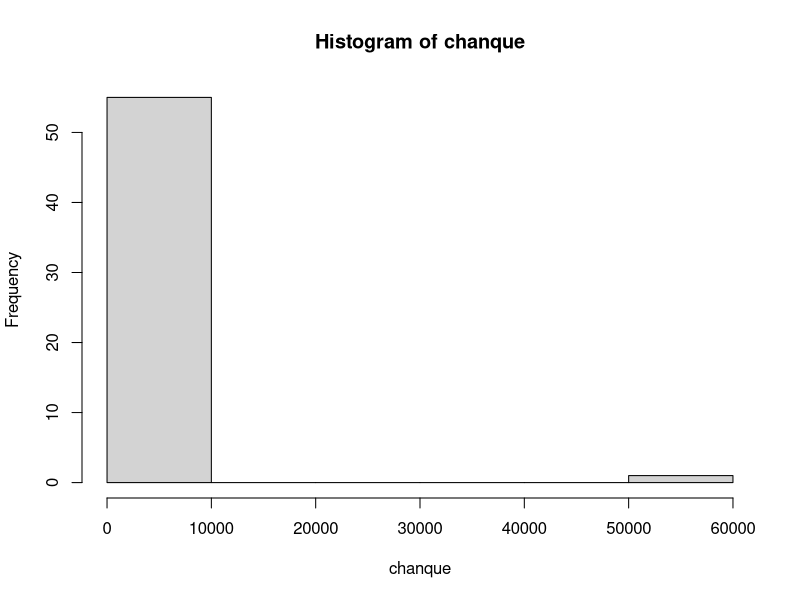
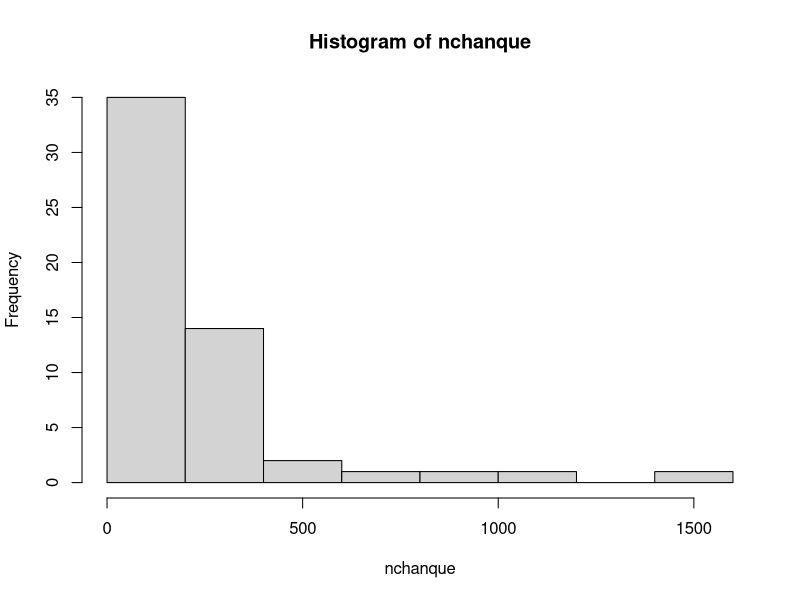
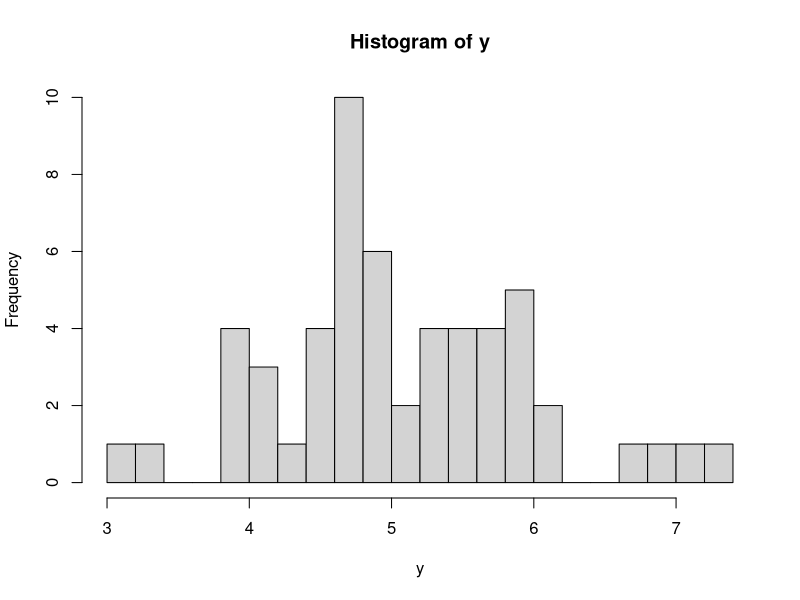
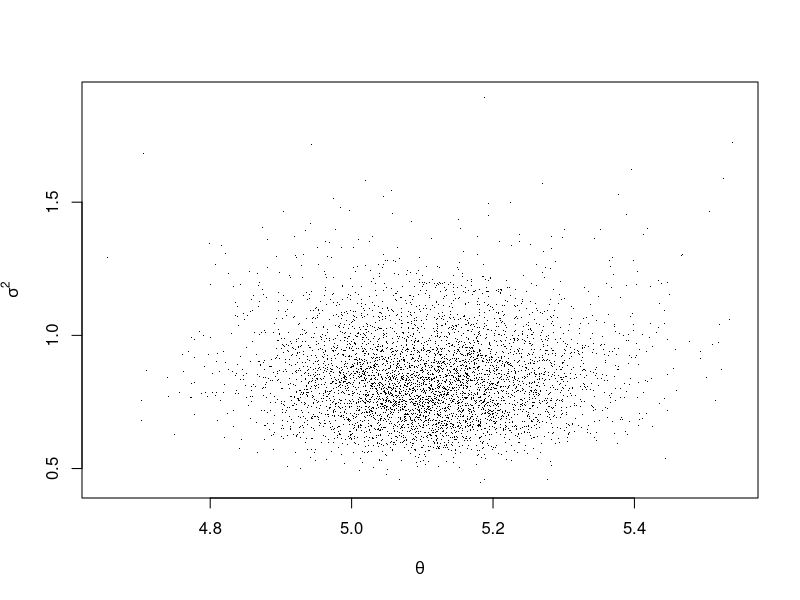
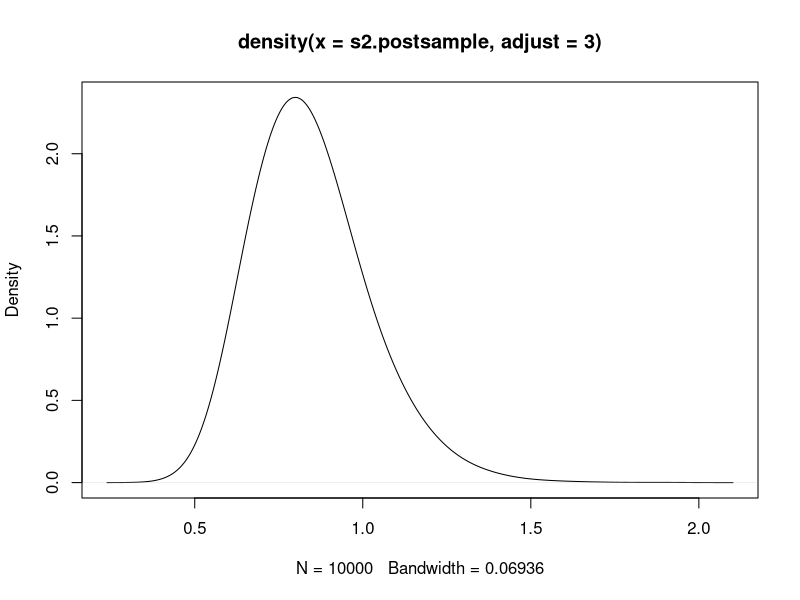
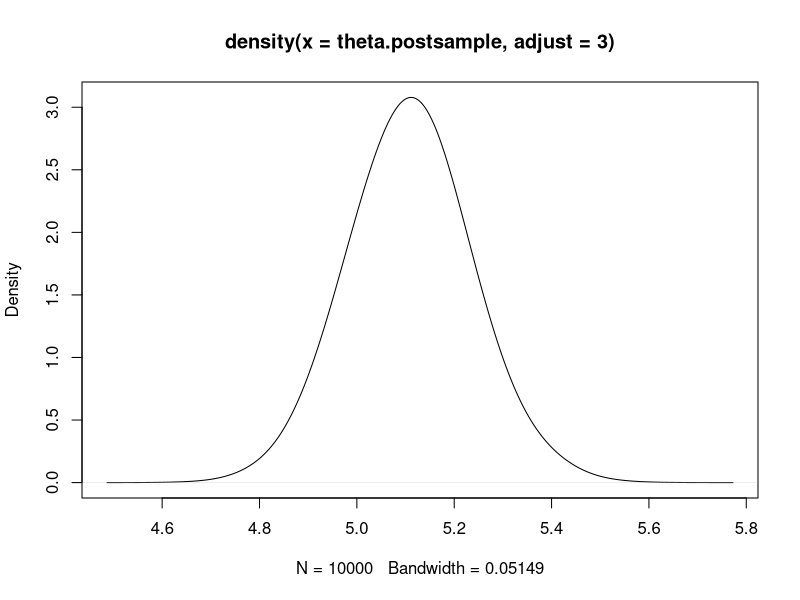

Source code (R) for these figures, in order:
## ---- chunk 1
knitr::opts_chunk$set(echo = TRUE)
## ---- chunk 2
chanque <- scan("data/data3.txt")
chanque
## ---- chunk 3
hist(chanque)
nodata<-length(chanque)
Schanque<-sort(chanque)
nchanque<-Schanque[1:nodata-1]
hist(nchanque)
y<-log(nchanque)
hist(y, breaks=17)
## ---- chunk 4
n<-length(y) ; ybar<-mean(y) ; s2<-var(y)

## ---- chunk 5
mu0 <- 7.0; k0  <- 1
s20 <- 0.9; nu0 <- 1

## posterior inference
kn<-k0+n ; nun<-nu0+n
mun<- (k0*mu0 + n*ybar)/kn  
s2n<- (nu0*s20 +(n-1)*s2 +k0*n*(ybar-mu0)^2/(kn))/(nun)
mun
s2n
## ---- chunk 6
#### Monte Carlo sampling
set.seed(1)
S<-10000
s2.postsample<-1/rgamma(S,  (nu0+n)/2, s2n*(nu0+n)/2 )
theta.postsample<-rnorm(S, mun, sqrt(s2.postsample/(k0+n)))
quantile(theta.postsample, c(.025,.975))
## ---- chunk 7
##
plot(theta.postsample[1:5000], s2.postsample[1:5000],pch=".",
   xlab=expression(theta),ylab=expression(sigma^2) )
## ---- chunk 8
plot(density(s2.postsample,adjust=3))
plot(density(theta.postsample,adjust=3))
## ---- chunk 9
mean(theta.postsample <= 5.3)
